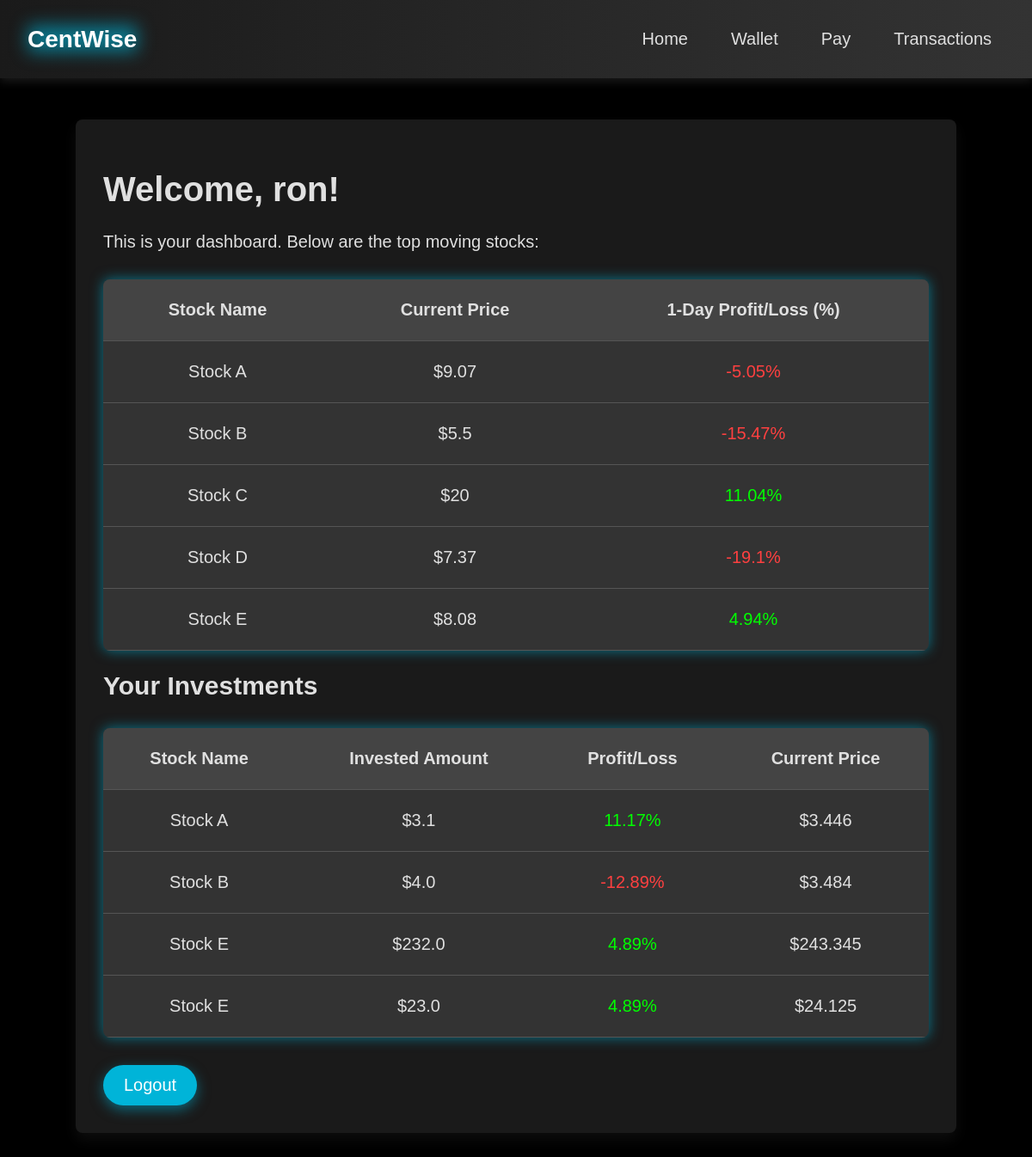
The app's page /dashboard (signed in) with its own data.
### app.py (models this page shows, shortened)
class User(db.Model):
    id = db.Column(db.Integer, primary_key=True)
    name = db.Column(db.String(100), nullable=False)
    email = db.Column(db.String(100), unique=True, nullable=False)
    password = db.Column(db.String(100), nullable=False)
    account_balance = db.Column(db.Float, nullable=False, default=100.00)
    wallet_balance = db.Column(db.Float, nullable=False, default=0.00)
    transactions = db.relationship('Transaction', backref='user', lazy=True)
    investments = db.relationship('Investment', backref='user', lazy=True)

class Investment(db.Model):
    id = db.Column(db.Integer, primary_key=True)
    stock_name = db.Column(db.String(100), nullable=False)
    invested_amount = db.Column(db.Float, nullable=False)
    profit_loss = db.Column(db.Float, nullable=False, default=0.0)
    user_id = db.Column(db.Integer, db.ForeignKey('user.id'), nullable=False)

### app.py (the view)
@app.route('/dashboard')
def dashboard():
    if 'email' not in session:
        return redirect('/new_index')
    user = User.query.filter_by(email=session['email']).first()
    investments = Investment.query.filter_by(user_id=user.id).all()
    transactions = Transaction.query.filter_by(user_id=user.id).order_by(Transaction.date.desc()).all()
    return render_template('dashboard.html', name=user.name, demo_stocks=demo_stocks, investments=investments, transactions=transactions)

### templates/dashboard.html (shortened to what this page needs)
<!DOCTYPE html>
<html lang="en">
<head>
    <link rel="stylesheet" type="text/css" href="{{ url_for('static', filename='dashboard.css') }}">
</head>
<body>
    <nav class="navbar">
        <div class="navbar-brand">
            <a href="#" class="navbar-logo">CentWise</a>
        </div>
        <div class="navbar-links">
            <ul>
                <li><a href="{{ url_for('dashboard') }}">Home</a></li>
                <li><a href="{{ url_for('wallet') }}">Wallet</a></li>
                <li><a href="{{ url_for('handle_payment') }}">Pay</a></li>
                <li><a href="{{ url_for('transactions') }}">Transactions</a></li>
            </ul>
        </div>
    </nav>
    <div class="container">
        <h1>Welcome, {{ name }}!</h1>
        <p>This is your dashboard. Below are the top moving stocks:</p>
        <table class="stock-table">
            <thead>
                <tr>
                    <th>Stock Name</th>
                    <th>Current Price</th>
                    <th>1-Day Profit/Loss (%)</th>
                </tr>
            </thead>
            <tbody id="stock-table-body">
                {% for stock in demo_stocks %}
                <tr>
                    <td>{{ stock.name }}</td>
                    <td>${{ stock.price | round(3) }}</td>
                    <td class="{% if stock.profit_loss >= 0 %}profit{% else %}loss{% endif %}">{{ stock.profit_loss | round(2) }}%</td>
                </tr>
                {% endfor %}
            </tbody>
        </table>
        <h2>Your Investments</h2>
        <table class="investment-table">
            <thead>
                <tr>
                    <th>Stock Name</th>
                    <th>Invested Amount</th>
                    <th>Profit/Loss</th>
                    <th>Current Price</th>
                </tr>
            </thead>
            <tbody>
                {% for investment in investments %}
                <tr class="investment-row">
                    <td>{{ investment.stock_name }}</td>
                    <td class="invested-amount">${{ investment.invested_amount | round(3) }}</td>
                    <td class="profit-loss {% if investment.profit_loss >= 0 %}profit{% else %}loss{% endif %}">{{ investment.profit_loss | round(2) }}%</td>
                    <td class="current-price">${{ (investment.invested_amount * (1 + (investment.profit_loss / 100))) | round(3) }}</td>
                </tr>
                {% endfor %}
            </tbody>
        </table>
        <a href="{{ url_for('logout') }}" class="logout-btn">Logout</a>
    </div>
</body>
</html>

### static/dashboard.css (style rules this page uses)
body { font-family: 'Arial', sans-serif; margin: 0; padding: 0; background-color: #000; color: #e0e0e0; font-size: 18px; }
.navbar { background: linear-gradient(90deg, #1a1a1a, #333); color: #fff; padding: 1rem 2rem; box-shadow: 0px 4px 10px rgba(255, 255, 255, 0.1); position: sticky; top: 0; z-index: 1000; display: flex; justify-content: space-between; align-items: center; }
.navbar .navbar-logo { font-size: 28px; font-weight: bold; color: #fff; text-decoration: none; position: relative; }
.navbar .navbar-logo::before { content: ''; position: absolute; top: 50%; left: 50%; width: 100%; height: 100%; background: rgba(0, 180, 216, 0.6); filter: blur(10px); z-index: -1; transform: translate(-50%, -50%); }
.navbar-links ul { list-style: none; display: flex; gap: 20px; }
.navbar-links a { color: #e0e0e0; text-decoration: none; font-size: 20px; padding: 0 15px; transition: color 0.3s ease; }
.container { margin: 3rem auto; width: 80%; background-color: #1a1a1a; padding: 2rem; border-radius: 8px; box-shadow: 0 8px 16px rgba(255, 255, 255, 0.05); font-size: 20px; }
.stock-table, .investment-table { width: 100%; margin-top: 2rem; border-collapse: collapse; border-radius: 8px; overflow: hidden; background-color: #333; color: #e0e0e0; box-shadow: 0 0 15px rgba(0, 180, 216, 0.6); }
.stock-table th, .investment-table th, .stock-table td, .investment-table td { padding: 1.5rem; text-align: center; border-bottom: 1px solid #555; }
.stock-table th, .investment-table th { background-color: #444; }
.stock-table td, .investment-table td { transition: background-color 0.3s ease; }
.profit { color: #00ff00; }
.loss { color: #ff4040; }
.logout-btn { display: inline-block; margin-top: 2rem; padding: 12px 24px; background-color: #00b4d8; color: #fff; text-decoration: none; border-radius: 30px; box-shadow: 0px 5px 15px rgba(0, 180, 216, 0.5); transition: background-color 0.3s ease, box-shadow 0.3s ease; font-size: 20px; }
.stock-table, .investment-table { position: relative; }
.stock-table::before, .investment-table::before { content: ''; position: absolute; top: 0; left: 0; right: 0; bottom: 0; background: rgba(0, 180, 216, 0.2); filter: blur(15px); z-index: -1; }

### records on screen
User: name "ron"
Investment: stock_name "Stock A", invested_amount "3.1", profit_loss "11.17", invested_amount+profit_loss "3.446"
Investment: stock_name "Stock B", invested_amount "4.0", profit_loss "-12.89", invested_amount+profit_loss "3.484"
Investment: stock_name "Stock E", invested_amount "232.0", profit_loss "4.89", invested_amount+profit_loss "243.345"
Investment: stock_name "Stock E", invested_amount "23.0", profit_loss "4.89", invested_amount+profit_loss "24.125"

### other values on screen
{{ stock.name }} "Stock A" "Stock B" "Stock C" "Stock D" "Stock E"
{{ stock.price | round(3) }} "9.07" "5.5" "20" "7.37" "8.08"
{{ stock.profit_loss | round(2) }} "-5.05" "-15.47" "11.04" "-19.1" "4.94"
